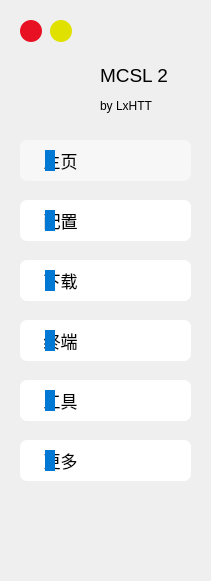
   <widget class="QWidget" name="OptionsWidget" native="true">
    <property name="geometry">
     <rect>
      <x>10</x>
      <y>10</y>
      <width>211</width>
      <height>581</height>
     </rect>
    </property>
    <widget class="QPushButton" name="Close_PushButton">
     <property name="geometry">
      <rect>
       <x>20</x>
       <y>20</y>
       <width>22</width>
       <height>22</height>
      </rect>
     </property>
     <property name="cursor">
      <cursorShape>PointingHandCursor</cursorShape>
     </property>
     <property name="styleSheet">
      <string notr="true">QPushButton
{
	background-color: rgb(232, 17, 35);
	border-radius: 11px;
}
QPushButton:hover
{
	background-color: rgb(193, 6, 16);
	border-radius: 11px;
}
QPushButton:pressed
{
	background-color: rgb(170, 0, 0);
	border-radius: 11px;
}</string>
     </property>
     <property name="text">
      <string/>
     </property>
    </widget>
    <widget class="QPushButton" name="Minimize_PushButton">
     <property name="geometry">
      <rect>
       <x>50</x>
       <y>20</y>
       <width>22</width>
       <height>22</height>
      </rect>
     </property>
     <property name="cursor">
      <cursorShape>PointingHandCursor</cursorShape>
     </property>
     <property name="styleSheet">
      <string notr="true">QPushButton
{
	background-color: rgb(225, 225, 0);
	border-radius: 11px;
}
QPushButton:hover
{
	background-color: rgb(183, 161, 0);
	border-radius: 11px;
}
QPushButton:pressed
{
	background-color: rgb(161, 161, 0);
	border-radius: 11px;
}</string>
     </property>
     <property name="text">
      <string/>
     </property>
    </widget>
    <widget class="QPushButton" name="Home_Page_PushButton">
     <property name="enabled">
      <bool>true</bool>
     </property>
     <property name="geometry">
      <rect>
       <x>20</x>
       <y>140</y>
       <width>171</width>
       <height>41</height>
      </rect>
     </property>
     <property name="font">
      <font>
       <family>Microsoft YaHei UI</family>
       <pointsize>13</pointsize>
      </font>
     </property>
     <property name="cursor">
      <cursorShape>PointingHandCursor</cursorShape>
     </property>
     <property name="styleSheet">
      <string notr="true">QPushButton
{
	text-align: left;
	background-color: rgb(247, 247, 247);
	border-radius: 7px;
}
QPushButton:hover
{
	text-align: left;
	background-color: rgb(243, 243, 243);
	border-radius: 7px;
}
QPushButton:pressed
{
	text-align: left;
	background-color: rgb(233, 233, 233);
	border-radius: 7px;
}</string>
     </property>
     <property name="text">
      <string>     主页</string>
     </property>
     <property name="checkable">
      <bool>false</bool>
     </property>
     <property name="checked">
      <bool>false</bool>
     </property>
     <property name="autoExclusive">
      <bool>false</bool>
     </property>
     <property name="flat">
      <bool>false</bool>
     </property>
    </widget>
    <widget class="QPushButton" name="Config_Page_PushButton">
     <property name="enabled">
      <bool>true</bool>
     </property>
     <property name="geometry">
      <rect>
       <x>20</x>
       <y>200</y>
       <width>171</width>
       <height>41</height>
      </rect>
     </property>
     <property name="font">
      <font>
       <family>Microsoft YaHei UI</family>
       <pointsize>13</pointsize>
      </font>
     </property>
     <property name="cursor">
      <cursorShape>PointingHandCursor</cursorShape>
     </property>
     <property name="styleSheet">
      <string notr="true">QPushButton
{
	text-align: left;
	background-color: rgb(255, 255, 255);
	border-radius: 7px;
}
QPushButton:hover
{
	text-align: left;
	background-color: rgb(243, 243, 243);
	border-radius: 7px;
}
QPushButton:pressed
{
	text-align: left;
	background-color: rgb(233, 233, 233);
	border-radius: 7px;
}</string>
     </property>
     <property name="text">
      <string>     配置</string>
     </property>
     <property name="checkable">
      <bool>false</bool>
     </property>
     <property name="checked">
      <bool>false</bool>
     </property>
     <property name="autoExclusive">
      <bool>false</bool>
     </property>
    </widget>
    <widget class="QLabel" name="MCSL2_Title_Label">
     <property name="geometry">
      <rect>
       <x>100</x>
       <y>60</y>
       <width>111</width>
       <height>31</height>
      </rect>
     </property>
     <property name="font">
      <font>
       <family>Microsoft YaHei UI</family>
       <pointsize>14</pointsize>
      </font>
     </property>
     <property name="text">
      <string>MCSL 2</string>
     </property>
    </widget>
    <widget class="QLabel" name="MCSL2_Title_Author_Label">
     <property name="geometry">
      <rect>
       <x>100</x>
       <y>90</y>
       <width>111</width>
       <height>31</height>
      </rect>
     </property>
     <property name="font">
      <font>
       <family>Microsoft YaHei UI</family>
       <pointsize>9</pointsize>
      </font>
     </property>
     <property name="text">
      <string>by LxHTT</string>
     </property>
    </widget>
    <widget class="QLabel" name="MCSL2_Title_Icon_Label">
     <property name="geometry">
      <rect>
       <x>20</x>
       <y>50</y>
       <width>71</width>
       <height>71</height>
      </rect>
     </property>
     <property name="styleSheet">
      <string notr="true"/>
     </property>
     <property name="text">
      <string/>
     </property>
     <property name="pixmap">
      <pixmap resource="../Icons/MCSL2_Icon.qrc">:/MCSL2_Icon/MCSL2_Icon.png</pixmap>
     </property>
     <property name="scaledContents">
      <bool>true</bool>
     </property>
    </widget>
    <widget class="QPushButton" name="Download_Page_PushButton">
     <property name="enabled">
      <bool>true</bool>
     </property>
     <property name="geometry">
      <rect>
       <x>20</x>
       <y>260</y>
       <width>171</width>
       <height>41</height>
      </rect>
     </property>
     <property name="font">
      <font>
       <family>Microsoft YaHei UI</family>
       <pointsize>13</pointsize>
      </font>
     </property>
     <property name="cursor">
      <cursorShape>PointingHandCursor</cursorShape>
     </property>
     <property name="styleSheet">
      <string notr="true">QPushButton
{
	text-align: left;
	background-color: rgb(255, 255, 255);
	border-radius: 7px;
}
QPushButton:hover
{
	text-align: left;
	background-color: rgb(243, 243, 243);
	border-radius: 7px;
}
QPushButton:pressed
{
	text-align: left;
	background-color: rgb(233, 233, 233);
	border-radius: 7px;
}</string>
     </property>
     <property name="text">
      <string>     下载</string>
     </property>
     <property name="checkable">
      <bool>false</bool>
     </property>
     <property name="checked">
      <bool>false</bool>
     </property>
     <property name="autoExclusive">
      <bool>false</bool>
     </property>
    </widget>
    <widget class="QPushButton" name="Server_Console_Page_PushButton">
     <property name="enabled">
      <bool>true</bool>
     </property>
     <property name="geometry">
      <rect>
       <x>20</x>
       <y>320</y>
       <width>171</width>
       <height>41</height>
      </rect>
     </property>
     <property name="font">
      <font>
       <family>Microsoft YaHei UI</family>
       <pointsize>13</pointsize>
      </font>
     </property>
     <property name="cursor">
      <cursorShape>PointingHandCursor</cursorShape>
     </property>
     <property name="styleSheet">
      <string notr="true">QPushButton
{
	text-align: left;
	background-color: rgb(255, 255, 255);
	border-radius: 7px;
}
QPushButton:hover
{
	text-align: left;
	background-color: rgb(243, 243, 243);
	border-radius: 7px;
}
QPushButton:pressed
{
	text-align: left;
	background-color: rgb(233, 233, 233);
	border-radius: 7px;
}</string>
     </property>
     <property name="text">
      <string>     终端</string>
     </property>
     <property name="checkable">
      <bool>false</bool>
     </property>
     <property name="checked">
      <bool>false</bool>
     </property>
     <property name="autoExclusive">
      <bool>false</bool>
     </property>
    </widget>
    <widget class="QPushButton" name="Tools_Page_PushButton">
     <property name="enabled">
      <bool>true</bool>
     </property>
     <property name="geometry">
      <rect>
       <x>20</x>
       <y>380</y>
       <width>171</width>
       <height>41</height>
      </rect>
     </property>
     <property name="font">
      <font>
       <family>Microsoft YaHei UI</family>
       <pointsize>13</pointsize>
      </font>
     </property>
     <property name="cursor">
      <cursorShape>PointingHandCursor</cursorShape>
     </property>
     <property name="styleSheet">
      <string notr="true">QPushButton
{
	text-align: left;
	background-color: rgb(255, 255, 255);
	border-radius: 7px;
}
QPushButton:hover
{
	text-align: left;
	background-color: rgb(243, 243, 243);
	border-radius: 7px;
}
QPushButton:pressed
{
	text-align: left;
	background-color: rgb(233, 233, 233);
	border-radius: 7px;
}</string>
     </property>
     <property name="text">
      <string>     工具</string>
     </property>
     <property name="checkable">
      <bool>false</bool>
     </property>
     <property name="checked">
      <bool>false</bool>
     </property>
     <property name="autoExclusive">
      <bool>false</bool>
     </property>
    </widget>
    <widget class="QPushButton" name="About_Page_PushButton">
     <property name="enabled">
      <bool>true</bool>
     </property>
     <property name="geometry">
      <rect>
       <x>20</x>
       <y>440</y>
       <width>171</width>
       <height>41</height>
      </rect>
     </property>
     <property name="font">
      <font>
       <family>Microsoft YaHei UI</family>
       <pointsize>13</pointsize>
      </font>
     </property>
     <property name="cursor">
      <cursorShape>PointingHandCursor</cursorShape>
     </property>
     <property name="styleSheet">
      <string notr="true">QPushButton
{
	text-align: left;
	background-color: rgb(255, 255, 255);
	border-radius: 7px;
}
QPushButton:hover
{
	text-align: left;
	background-color: rgb(243, 243, 243);
	border-radius: 7px;
}
QPushButton:pressed
{
	text-align: left;
	background-color: rgb(233, 233, 233);
	border-radius: 7px;
}</string>
     </property>
     <property name="text">
      <string>     更多</string>
     </property>
     <property name="checkable">
      <bool>false</bool>
     </property>
     <property name="checked">
      <bool>false</bool>
     </property>
     <property name="autoExclusive">
      <bool>false</bool>
     </property>
    </widget>
    <widget class="QLabel" name="Blue1">
     <property name="enabled">
      <bool>true</bool>
     </property>
     <property name="geometry">
      <rect>
       <x>45</x>
       <y>150</y>
       <width>10</width>
       <height>21</height>
      </rect>
     </property>
     <property name="font">
      <font>
       <family>Microsoft YaHei UI</family>
       <pointsize>12</pointsize>
      </font>
     </property>
     <property name="cursor">
      <cursorShape>PointingHandCursor</cursorShape>
     </property>
     <property name="autoFillBackground">
      <bool>false</bool>
     </property>
     <property name="styleSheet">
      <string notr="true">QLabel
{
	background-color: rgb(0, 120, 212);
	border-radius: 10px
}</string>
     </property>
     <property name="text">
      <string/>
     </property>
    </widget>
    <widget class="QLabel" name="Blue2">
     <property name="geometry">
      <rect>
       <x>45</x>
       <y>210</y>
       <width>10</width>
       <height>21</height>
      </rect>
     </property>
     <property name="font">
      <font>
       <family>Microsoft YaHei UI</family>
       <pointsize>12</pointsize>
      </font>
     </property>
     <property name="cursor">
      <cursorShape>PointingHandCursor</cursorShape>
     </property>
     <property name="autoFillBackground">
      <bool>false</bool>
     </property>
     <property name="styleSheet">
      <string notr="true">QLabel
{
	background-color: rgb(0, 120, 212);
	border-radius: 10px
}</string>
     </property>
     <property name="text">
      <string/>
     </property>
    </widget>
    <widget class="QLabel" name="Blue3">
     <property name="geometry">
      <rect>
       <x>45</x>
       <y>270</y>
       <width>10</width>
       <height>21</height>
      </rect>
     </property>
     <property name="font">
      <font>
       <family>Microsoft YaHei UI</family>
       <pointsize>12</pointsize>
      </font>
     </property>
     <property name="cursor">
      <cursorShape>PointingHandCursor</cursorShape>
     </property>
     <property name="autoFillBackground">
      <bool>false</bool>
     </property>
     <property name="styleSheet">
      <string notr="true">QLabel
{
	background-color: rgb(0, 120, 212);
	border-radius: 10px
}</string>
     </property>
     <property name="text">
      <string/>
     </property>
    </widget>
    <widget class="QLabel" name="Blue4">
     <property name="geometry">
      <rect>
       <x>45</x>
       <y>330</y>
       <width>10</width>
       <height>21</height>
      </rect>
     </property>
     <property name="font">
      <font>
       <family>Microsoft YaHei UI</family>
       <pointsize>12</pointsize>
      </font>
     </property>
     <property name="cursor">
      <cursorShape>PointingHandCursor</cursorShape>
     </property>
     <property name="autoFillBackground">
      <bool>false</bool>
     </property>
     <property name="styleSheet">
      <string notr="true">QLabel
{
	background-color: rgb(0, 120, 212);
	border-radius: 10px
}</string>
     </property>
     <property name="text">
      <string/>
     </property>
    </widget>
    <widget class="QLabel" name="Blue5">
     <property name="geometry">
      <rect>
       <x>45</x>
       <y>390</y>
       <width>10</width>
       <height>21</height>
      </rect>
     </property>
     <property name="font">
      <font>
       <family>Microsoft YaHei UI</family>
       <pointsize>12</pointsize>
      </font>
     </property>
     <property name="cursor">
      <cursorShape>PointingHandCursor</cursorShape>
     </property>
     <property name="autoFillBackground">
      <bool>false</bool>
     </property>
     <property name="styleSheet">
      <string notr="true">QLabel
{
	background-color: rgb(0, 120, 212);
	border-radius: 10px
}</string>
     </property>
     <property name="text">
      <string/>
     </property>
    </widget>
    <widget class="QLabel" name="Blue6">
     <property name="geometry">
      <rect>
       <x>45</x>
       <y>450</y>
       <width>10</width>
       <height>21</height>
      </rect>
     </property>
     <property name="font">
      <font>
       <family>Microsoft YaHei UI</family>
       <pointsize>12</pointsize>
      </font>
     </property>
     <property name="cursor">
      <cursorShape>PointingHandCursor</cursorShape>
     </property>
     <property name="autoFillBackground">
      <bool>false</bool>
     </property>
     <property name="styleSheet">
      <string notr="true">QLabel
{
	background-color: rgb(0, 120, 212);
	border-radius: 10px
}</string>
     </property>
     <property name="text">
      <string/>
     </property>
    </widget>
   </widget>
